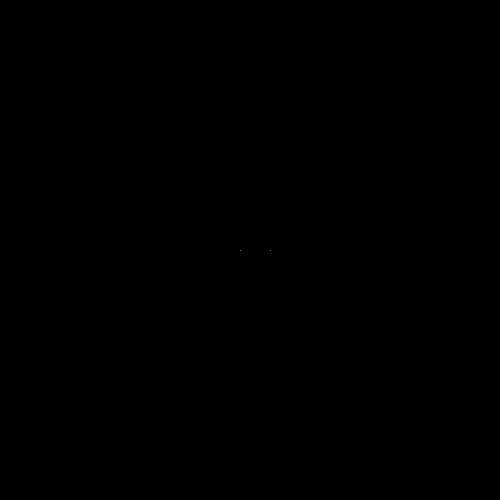
Frame 1 (no input)
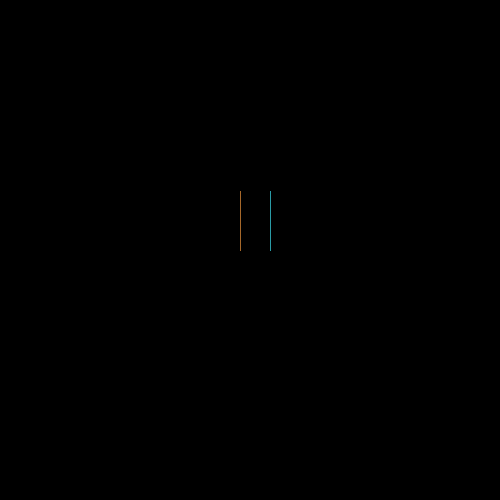
Frame 60 (the mouse pressed at the canvas centre just before this capture)
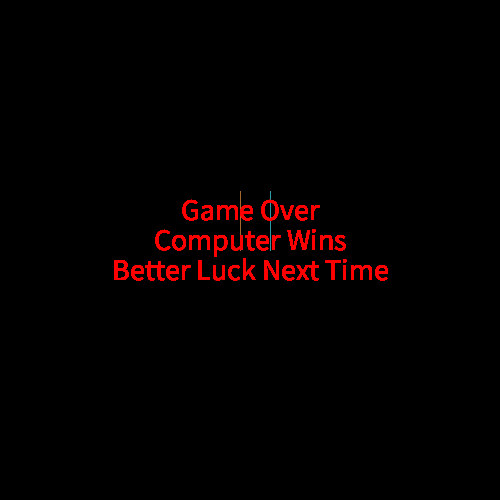
Frame 120 (the mouse held since frame 60 and released just before this capture)

The Processing sketch that drew these frames (run headless with seeded random() and noise(); from frame 60 on, the mouse is pressed at the canvas centre):

// Processing sketch: processing_77803
// ── processing_77803.pde

//William T, Tron, CP1 Mods 14-15
int x = 270;
int y = 250;
int cx = 240;
int cy = 250;
int dire = UP;
int cdire = UP;
boolean gameOver = false;
boolean cgameOver = false;
void setup()
{
  size(500, 500);
  background(0);
  stroke(255);
  frameRate(100);
  textAlign(CENTER);
  textSize(30);
}

void draw()
{
  if (gameOver == true)
  {
    fill(255, 0, 0);
    text("Game Over", 250, 220);
    text("Computer Wins", 250, 250);
    text("Better Luck Next Time", 250, 280);
  }
  else if (cgameOver == true)
  {
    fill(0, 255, 0);
    text("Game Over", 250, 220);
    fill(random(0, 256), random(0, 256), random(0, 256));
    text("You Win!", 250, 250);
  }
  else
  {
    human();
    AI();
  }
}
void keyPressed()
{
  if (key == 'w')
  {
    dire = UP;
  }
  if (key == 'a')
  {
    dire = LEFT;
  }
  if (key == 's')
  {
    dire = DOWN;
  }
  if (key == 'd')
  {
    dire = RIGHT;
  }
}
void mousePressed()
{
  background(0);
  x = 270;
  y = 250;
  cx = 240;
  cy = 250;
  dire = UP;
  cdire = UP;
  gameOver = false;
  cgameOver = false;
}


void human()
{

  if (get(x, y) != color(0))
  {
    gameOver = true;
  }
  else
  {
    stroke(59, 218, 234);
    fill(59, 218, 234);
    point(x, y);
    if (dire == RIGHT)
    {
      x++;
    }
    else if (dire == LEFT)
    {
      x--;
    }
    else if (dire == UP)
    {
      y--;
    }
    else if (dire == DOWN)
    {
      y++;
    }
  }
}
void AI()
{

  if (get(cx, cy) != color(0))
  {
    cgameOver = true;
  }
  else
  {
    stroke(234, 147, 59);
    fill(234, 147, 59);
    point(cx, cy);
    if (cdire == RIGHT)
    {
      cx++;
      if (get(cx + 1, cy) != color(0))
      {
        cdire = DOWN;
      }
    }
    else if (cdire == LEFT)
    {
      cx--;
      if (get(cx - 1, cy) != color(0))
      {
        cdire = UP;
      }
    }
    else if (cdire == UP)
    {
      cy--;
      if (get(cx, cy - 1) != color(0))
      {
        cdire = RIGHT;
      }
    }
    else if (cdire == DOWN)
    {
      cy++;
      if (get(cx, cy + 1) != color(0))
      {
        cdire = LEFT;
      }
    }
  }
}
